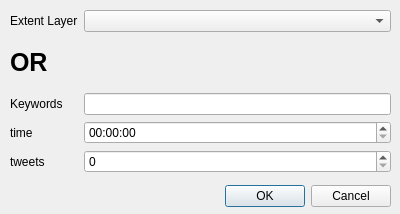
<?xml version="1.0" encoding="UTF-8"?>
<ui version="4.0">
 <class>geotweetDialogBase</class>
 <widget class="QDialog" name="geotweetDialogBase">
  <property name="geometry">
   <rect>
    <x>0</x>
    <y>0</y>
    <width>400</width>
    <height>214</height>
   </rect>
  </property>
  <property name="windowTitle">
   <string>twitter2qgis</string>
  </property>
  <widget class="QDialogButtonBox" name="button_box">
   <property name="geometry">
    <rect>
     <x>50</x>
     <y>180</y>
     <width>341</width>
     <height>32</height>
    </rect>
   </property>
   <property name="orientation">
    <enum>Qt::Horizontal</enum>
   </property>
   <property name="standardButtons">
    <set>QDialogButtonBox::Cancel|QDialogButtonBox::Ok</set>
   </property>
  </widget>
  <widget class="QWidget" name="gridLayoutWidget">
   <property name="geometry">
    <rect>
     <x>10</x>
     <y>10</y>
     <width>381</width>
     <height>163</height>
    </rect>
   </property>
   <layout class="QGridLayout" name="gridLayout_2">
    <item row="0" column="1">
     <widget class="QComboBox" name="layer_extent"/>
    </item>
    <item row="0" column="0">
     <widget class="QLabel" name="label">
      <property name="text">
       <string>Extent Layer</string>
      </property>
     </widget>
    </item>
    <item row="2" column="0">
     <widget class="QLabel" name="label_2">
      <property name="text">
       <string>Keywords</string>
      </property>
     </widget>
    </item>
    <item row="2" column="1">
     <widget class="QLineEdit" name="keywords"/>
    </item>
    <item row="3" column="0">
     <widget class="QLabel" name="label_4">
      <property name="text">
       <string>time</string>
      </property>
     </widget>
    </item>
    <item row="1" column="0">
     <widget class="QLabel" name="label_3">
      <property name="font">
       <font>
        <pointsize>19</pointsize>
        <weight>75</weight>
        <bold>true</bold>
       </font>
      </property>
      <property name="text">
       <string>OR</string>
      </property>
     </widget>
    </item>
    <item row="3" column="1">
     <widget class="QTimeEdit" name="collect_time">
      <property name="currentSection">
       <enum>QDateTimeEdit::MinuteSection</enum>
      </property>
      <property name="displayFormat">
       <string>HH:mm:ss</string>
      </property>
      <property name="currentSectionIndex">
       <number>1</number>
      </property>
     </widget>
    </item>
    <item row="4" column="1">
     <widget class="QSpinBox" name="nr_tweets"/>
    </item>
    <item row="4" column="0">
     <widget class="QLabel" name="label_5">
      <property name="text">
       <string>tweets</string>
      </property>
     </widget>
    </item>
   </layout>
  </widget>
 </widget>
 <resources/>
 <connections>
  <connection>
   <sender>button_box</sender>
   <signal>accepted()</signal>
   <receiver>geotweetDialogBase</receiver>
   <slot>accept()</slot>
   <hints>
    <hint type="sourcelabel">
     <x>20</x>
     <y>20</y>
    </hint>
    <hint type="destinationlabel">
     <x>20</x>
     <y>20</y>
    </hint>
   </hints>
  </connection>
  <connection>
   <sender>button_box</sender>
   <signal>rejected()</signal>
   <receiver>geotweetDialogBase</receiver>
   <slot>reject()</slot>
   <hints>
    <hint type="sourcelabel">
     <x>20</x>
     <y>20</y>
    </hint>
    <hint type="destinationlabel">
     <x>20</x>
     <y>20</y>
    </hint>
   </hints>
  </connection>
 </connections>
</ui>
